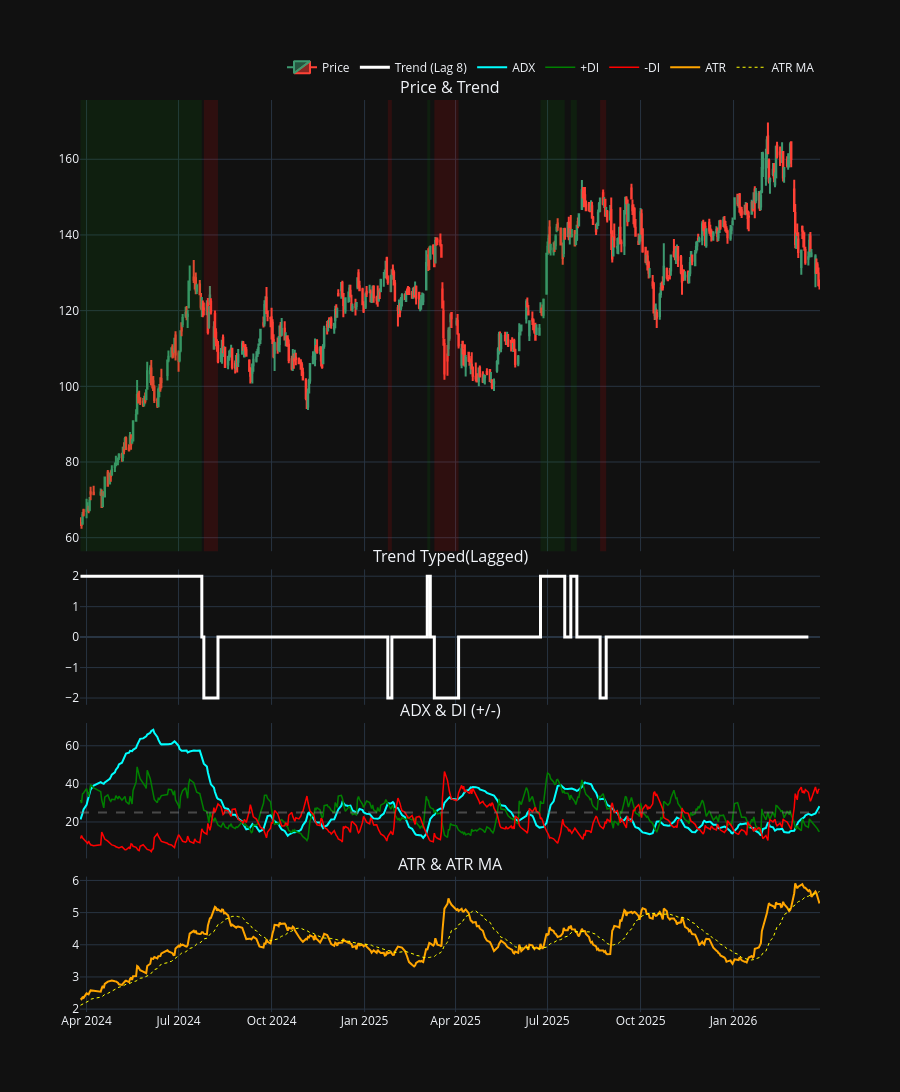

The notebook cell this image was saved under:
### Code cell
visualize_full_analysis(data_copy.iloc[-500:,:])

### Figure 1 — Plotly figure (JSON) as saved in the notebook; plotly's stock layout.template omitted (floating-point values rounded to 4 significant figures; data arrays with more than 128 entries replaced by an {"elided": "..."} marker saying what was removed)
{"data": [{"close": {"elided": "500 float values"}, "high": {"elided": "500 float values"}, "low": {"elided": "500 float values"}, "name": "Price", "open": {"elided": "500 float values"}, "type": "candlestick", "x": {"elided": "500 str values"}, "xaxis": "x", "yaxis": "y"}, {"line": {"color": "white", "shape": "hv", "width": 3}, "mode": "lines", "name": "Trend (Lag 8)", "type": "scatter", "x": {"elided": "500 str values"}, "xaxis": "x2", "y": {"elided": "500 float values"}, "yaxis": "y2"}, {"line": {"color": "cyan", "width": 2}, "name": "ADX", "type": "scatter", "x": {"elided": "500 str values"}, "xaxis": "x3", "y": {"elided": "500 float values"}, "yaxis": "y3"}, {"line": {"color": "green", "width": 1.5}, "name": "+DI", "type": "scatter", "x": {"elided": "500 str values"}, "xaxis": "x3", "y": {"elided": "500 float values"}, "yaxis": "y3"}, {"line": {"color": "red", "width": 1.5}, "name": "-DI", "type": "scatter", "x": {"elided": "500 str values"}, "xaxis": "x3", "y": {"elided": "500 float values"}, "yaxis": "y3"}, {"line": {"color": "orange", "width": 2}, "name": "ATR", "type": "scatter", "x": {"elided": "500 str values"}, "xaxis": "x4", "y": {"elided": "500 float values"}, "yaxis": "y4"}, {"line": {"color": "yellow", "dash": "dot", "width": 1}, "name": "ATR MA", "type": "scatter", "x": {"elided": "500 str values"}, "xaxis": "x4", "y": {"elided": "500 float values"}, "yaxis": "y4"}], "layout": {"annotations": [{"font": {"size": 16}, "showarrow": false, "text": "Price & Trend", "x": 0.5, "xanchor": "center", "xref": "paper", "y": 1, "yanchor": "bottom", "yref": "paper"}, {"font": {"size": 16}, "showarrow": false, "text": "Trend Typed(Lagged)", "x": 0.5, "xanchor": "center", "xref": "paper", "y": 0.4853, "yanchor": "bottom", "yref": "paper"}, {"font": {"size": 16}, "showarrow": false, "text": "ADX & DI (+/-)", "x": 0.5, "xanchor": "center", "xref": "paper", "y": 0.3168, "yanchor": "bottom", "yref": "paper"}, {"font": {"size": 16}, "showarrow": false, "text": "ATR & ATR MA", "x": 0.5, "xanchor": "center", "xref": "paper", "y": 0.1484, "yanchor": "bottom", "yref": "paper"}], "height": 1100, "legend": {"orientation": "h", "x": 1, "xanchor": "right", "y": 1.02, "yanchor": "bottom"}, "shapes": [{"fillcolor": "green", "line": {"width": 0}, "opacity": 0.12, "type": "rect", "x0": "2024-03-26T00:00:00", "x1": "2024-07-24T00:00:00", "xref": "x", "y0": 0, "y1": 1, "yref": "y domain"}, {"fillcolor": "red", "line": {"width": 0}, "opacity": 0.12, "type": "rect", "x0": "2024-07-26T00:00:00", "x1": "2024-08-09T00:00:00", "xref": "x", "y0": 0, "y1": 1, "yref": "y domain"}, {"fillcolor": "red", "line": {"width": 0}, "opacity": 0.12, "type": "rect", "x0": "2025-01-24T00:00:00", "x1": "2025-01-28T00:00:00", "xref": "x", "y0": 0, "y1": 1, "yref": "y domain"}, {"fillcolor": "green", "line": {"width": 0}, "opacity": 0.12, "type": "rect", "x0": "2025-03-04T00:00:00", "x1": "2025-03-07T00:00:00", "xref": "x", "y0": 0, "y1": 1, "yref": "y domain"}, {"fillcolor": "red", "line": {"width": 0}, "opacity": 0.12, "type": "rect", "x0": "2025-03-11T00:00:00", "x1": "2025-04-04T00:00:00", "xref": "x", "y0": 0, "y1": 1, "yref": "y domain"}, {"fillcolor": "green", "line": {"width": 0}, "opacity": 0.12, "type": "rect", "x0": "2025-06-24T00:00:00", "x1": "2025-07-18T00:00:00", "xref": "x", "y0": 0, "y1": 1, "yref": "y domain"}, {"fillcolor": "green", "line": {"width": 0}, "opacity": 0.12, "type": "rect", "x0": "2025-07-24T00:00:00", "x1": "2025-07-30T00:00:00", "xref": "x", "y0": 0, "y1": 1, "yref": "y domain"}, {"fillcolor": "red", "line": {"width": 0}, "opacity": 0.12, "type": "rect", "x0": "2025-08-22T00:00:00", "x1": "2025-08-28T00:00:00", "xref": "x", "y0": 0, "y1": 1, "yref": "y domain"}, {"line": {"color": "gray", "dash": "dash"}, "opacity": 0.5, "type": "line", "x0": 0, "x1": 1, "xref": "x3 domain", "y0": 25, "y1": 25, "yref": "y3"}], "showlegend": true, "xaxis": {"anchor": "y", "domain": [0, 1], "matches": "x4", "rangeslider": {"visible": false}, "showticklabels": false}, "xaxis2": {"anchor": "y2", "domain": [0, 1], "matches": "x4", "showticklabels": false}, "xaxis3": {"anchor": "y3", "domain": [0, 1], "matches": "x4", "showticklabels": false}, "xaxis4": {"anchor": "y4", "domain": [0, 1]}, "yaxis": {"anchor": "x", "domain": [0.5053, 1]}, "yaxis2": {"anchor": "x2", "domain": [0.3368, 0.4853]}, "yaxis3": {"anchor": "x3", "domain": [0.1684, 0.3168]}, "yaxis4": {"anchor": "x4", "domain": [0, 0.1484]}}}
